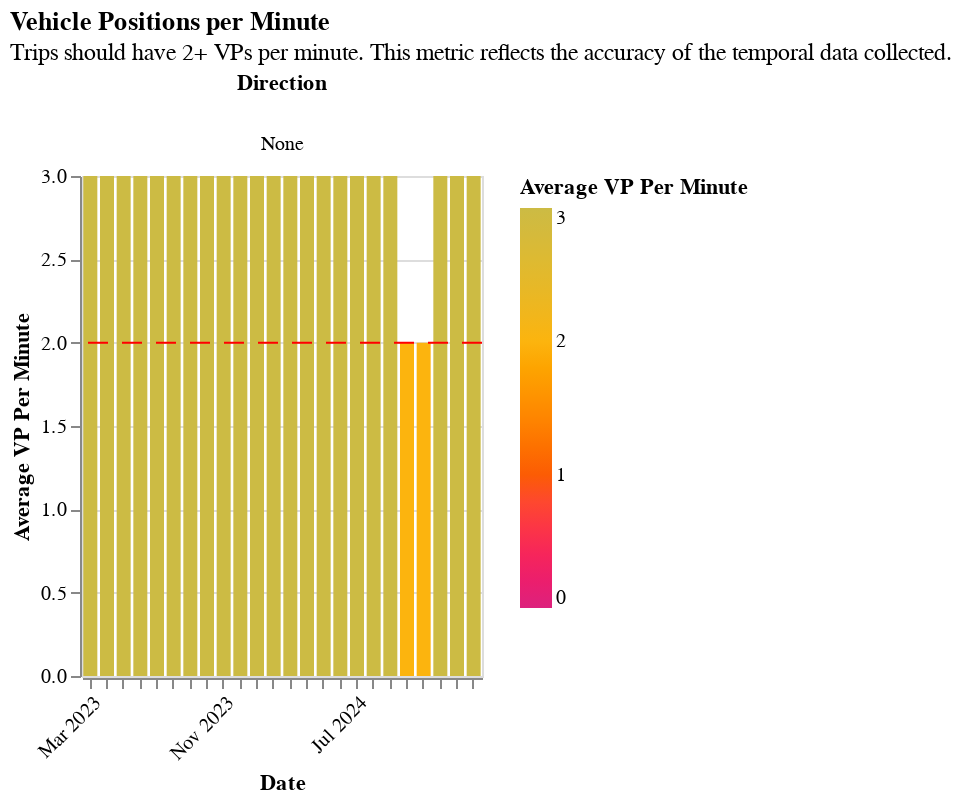

The notebook cell this image was saved under:
### Code cell
(
    (
        section2.base_facet_with_ruler_chart(
            all_day.loc[all_day.dir_0_1 == 0],
            "Average VP per Minute",
            "ruler_for_vp_per_min",
            readable_dict["vp_per_min_graph"]["title"],
            readable_dict["vp_per_min_graph"]["subtitle"],
            color_dict["vp_domain"],
            color_dict["vp_range"],
        )
    )
    .add_params(xcol_param)
    .transform_filter(xcol_param)
)

### Figure 1 — Vega-Lite specification as saved in the notebook (floating-point values rounded to 4 significant figures; data arrays with more than 128 entries replaced by an {"elided": "..."} marker saying what was removed)
{"config": {"view": {"continuousWidth": 300, "continuousHeight": 300}}, "data": {"name": "data-670cf958592f3fdb086cf4ce508fd70e"}, "facet": {"column": {"field": "Direction", "type": "nominal"}}, "spec": {"layer": [{"mark": {"type": "bar", "clip": true, "size": 7}, "encoding": {"color": {"field": "Average VP per Minute", "scale": {"domain": [0, 1, 2, 3], "range": ["#dd217d", "#fc5c04", "#fcb40e", "#ccbb44"]}, "title": "Average VP Per Minute", "type": "quantitative"}, "tooltip": [{"field": "Period", "type": "nominal"}, {"field": "Route", "type": "nominal"}, {"field": "Date", "type": "temporal"}, {"field": "Direction", "type": "nominal"}, {"field": "Average VP per Minute", "type": "quantitative"}], "x": {"axis": {"format": "%b %Y", "labelAngle": -45}, "field": "Date", "timeUnit": "yearmonthdate", "title": ["Date"], "type": "ordinal"}, "y": {"field": "Average VP per Minute", "scale": {"domain": [0, 3]}, "title": "Average VP Per Minute", "type": "quantitative"}}, "name": "view_4"}, {"mark": {"type": "rule", "color": "red", "strokeDash": [10, 7]}, "encoding": {"y": {"aggregate": "mean", "field": "ruler_for_vp_per_min", "type": "quantitative"}}}], "height": 250, "width": 200}, "params": [{"name": "param_1", "select": {"type": "point", "fields": ["Route"]}, "bind": {"input": "select", "options": ["HB Harbor Bay", "OA Oakland & Alameda", "OAS Oakland Alameda Water Shuttle", "RCH Richmond", "SEA Alameda Seaplane", "SSF South San Francisco", "VJO Vallejo", "OPL Oyster Point Limited"], "name": "Routes: "}, "value": "HB Harbor Bay", "views": ["view_4"]}], "title": {"text": "Vehicle Positions per Minute", "subtitle": ["Trips should have 2+ VPs per minute. This metric reflects the accuracy of the temporal data collected."]}, "transform": [{"filter": {"param": "param_1"}}], "$schema": "https://vega.github.io/schema/vega-lite/v5.20.1.json", "datasets": {"data-670cf958592f3fdb086cf4ce508fd70e": {"elided": "154 records"}}}
